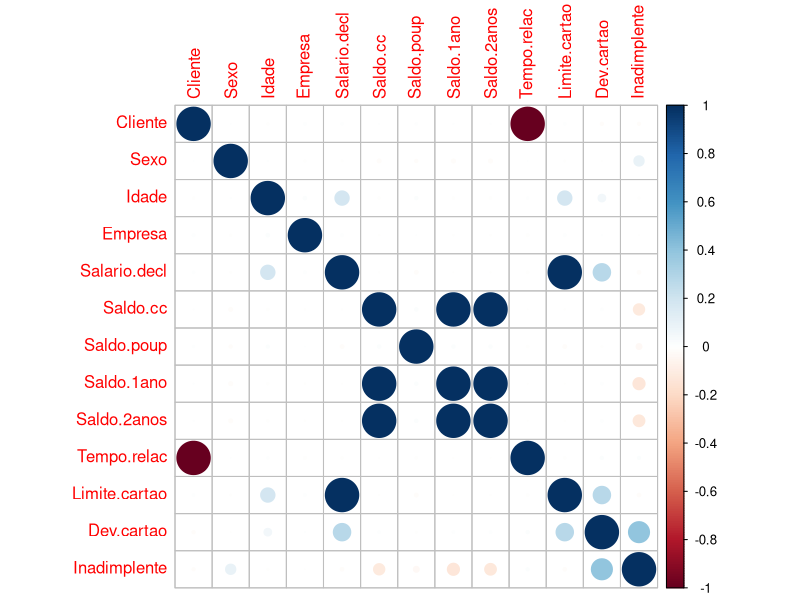
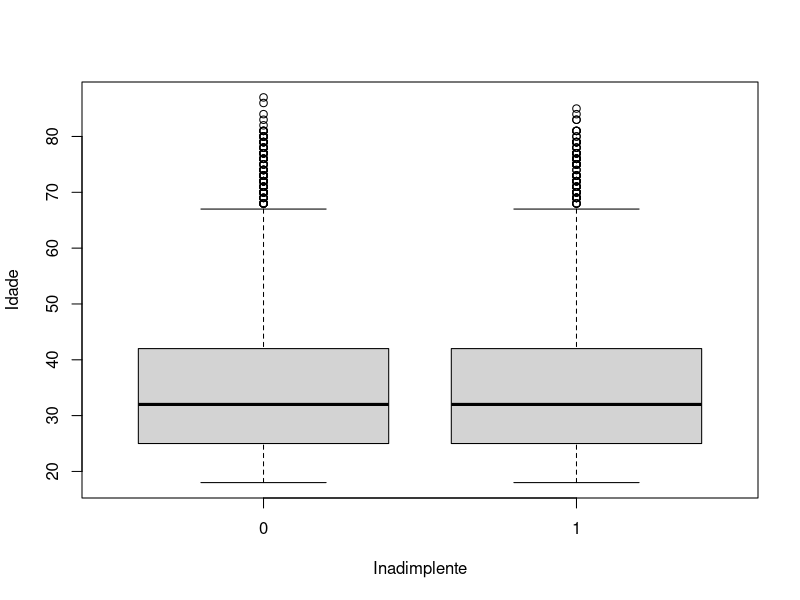
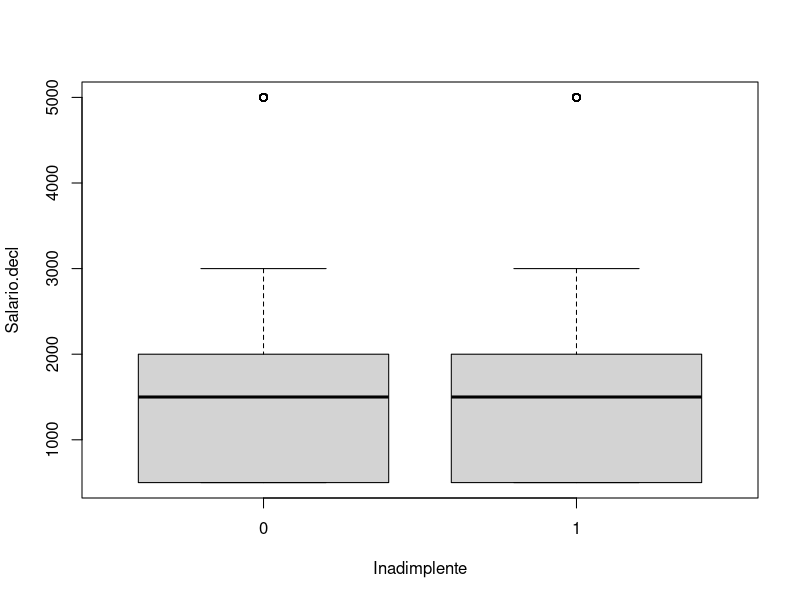
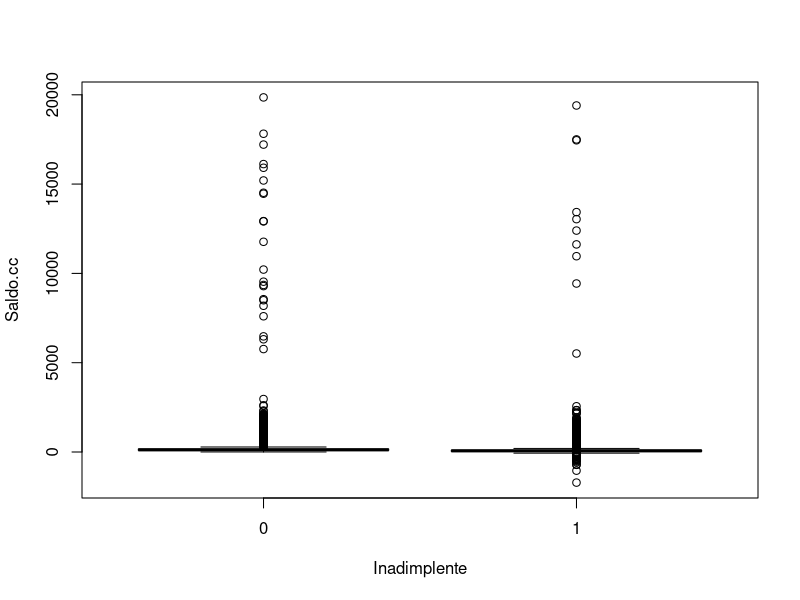

Reproduce these figures in R, in order.
#iPackges utilizados
iPackges <- c("readr","corrplot")

if(sum(as.numeric(!iPackges %in% installed.packages())) != 0){
  instalador <- iPackges[!iPackges %in% installed.packages()]
  for(i in 1:length(instalador)) {
    install.packages(instalador, dependencies = T)
    break()}
  sapply(iPackges, require, character = T) 
} else {
  sapply(iPackges, require, character = T) 
}

dados.banc<-read.table("dados_bancarios.csv", header=TRUE, sep=";", dec=",")

names(dados.banc)
attach(dados.banc)

View(dados.banc)


# Realize uma análise exploratoria dos dados
corrplot(cor(dados.banc))

boxplot(Idade ~Inadimplente )

boxplot(Salario.decl ~Inadimplente )

boxplot(Saldo.cc ~ Inadimplente )


# Desenvolva uma análise discriminante considerando o status Inadimplente 
# Utilize como covariáveis o Sexo, idade, empresa, salário declarado, saldo em conta corrente
# + saldo na poupança, saldo em conta há 1 e 2 anos.

# Separe 70% da base para treino e avalie o percentual de acertos na base de teste

amostra <- sample(nrow(dados.banc)*0.7, replace = F)

dados.treino <- dados.banc[amostra,]
dados.teste <- dados.banc[-amostra,]


# Modelo de regressão logística considerando a base de treino
modelo<-glm(Inadimplente ~ Sexo+Idade+Empresa+Salario.decl+Saldo.cc+Saldo.poup+Saldo.1ano+Saldo.2anos+Tempo.relac, 
            family=binomial(link = 'logit'), data=dados.treino)
summary(modelo)

# Predição na base de teste
predicao <- predict(modelo, newdata=dados.teste, type="response") 

dados.teste$classificacao <- 0
dados.teste$classificacao[predicao>0.5] = 1


# Calculo do percentual de acerto comparando o predito (classificação) e o observado

sum(1-abs(dados.teste$classificacao - dados.teste$Inadimplente))/nrow(dados.teste)

# Modelo de regressão logística considerando a base de treino
modelo<-glm(Inadimplente ~ Dev.cartao+Sexo+Idade+Empresa+Salario.decl+Saldo.cc+Saldo.poup+Saldo.1ano+Saldo.2anos+Tempo.relac, 
            family=binomial(link = 'logit'), data=dados.treino)
summary(modelo)

# Predição na base de teste
predicao <- predict(modelo, newdata=dados.teste, type="response") 

dados.teste$classificacao <- 0
dados.teste$classificacao[predicao>0.5] = 1


# Calculo do percentual de acerto comparando o predito (classificação) e o observado
sum(1-abs(dados.teste$classificacao - dados.teste$Inadimplente))/nrow(dados.teste)